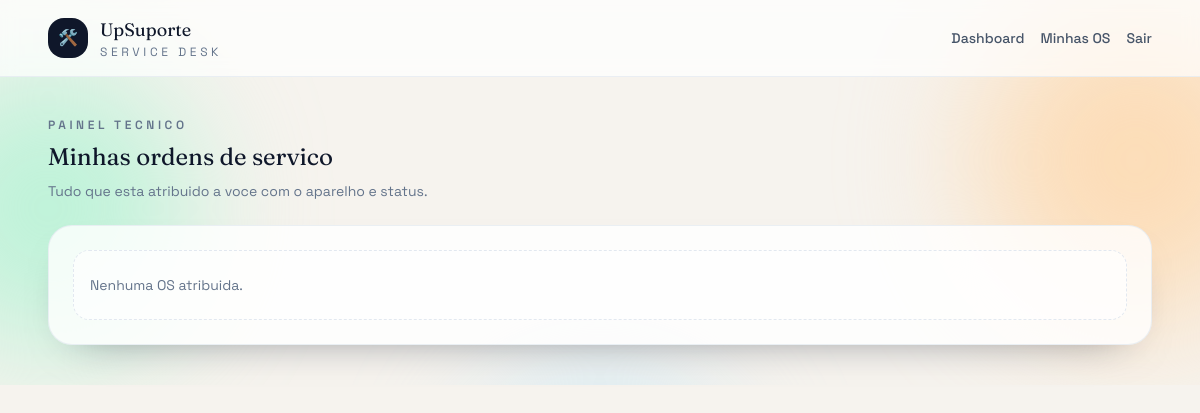
Page /minhas-os/ (signed in) on the earlier database version.
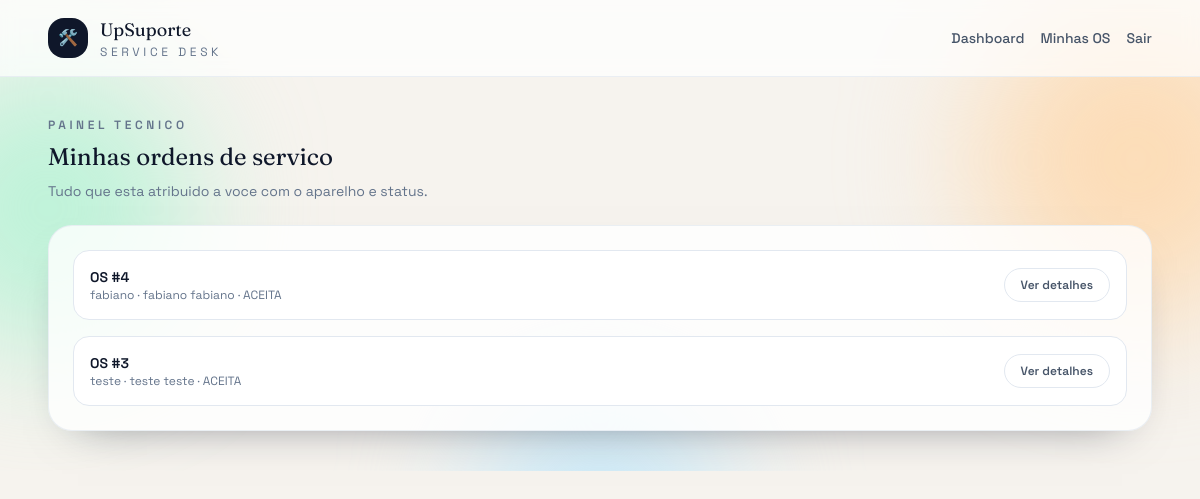
Same page on the later database version.
### core/models.py (models this page shows, shortened)
class OrdemServico(models.Model):
    STATUS_CHOICES = [
        ("ABERTO", "Aberto"),
        ("AGENDADO", "Agendado"),
        ("EM_ANDAMENTO", "Em andamento"),
        ("ACEITA", "Aceita"),
        ("REJEITADA", "Rejeitada"),
        ("CONCLUIDO", "Concluído"),
        ("CANCELADO", "Cancelado"),
    ]
    PRIORIDADE_CHOICES = [
        ("BAIXA", "Baixa"),
        ("MEDIA", "Média"),
        ("ALTA", "Alta"),
    ]
    aparelho = models.ForeignKey(Aparelho, on_delete=models.CASCADE, related_name="ordens")
    funcionario = models.ForeignKey(Funcionario, on_delete=models.SET_NULL, null=True, blank=True)
    problema_relatado = models.TextField()
    status = models.CharField(max_length=20, choices=STATUS_CHOICES, default="ABERTO")
    data_agendada = models.DateField(null=True, blank=True)
    hora_agendada = models.TimeField(null=True, blank=True)
    prioridade = models.CharField(max_length=10, choices=PRIORIDADE_CHOICES, default="MEDIA")
    laudo_tecnico = models.TextField(blank=True)  # só preenche quando finaliza
    data_criacao = models.DateTimeField(auto_now_add=True)
    data_conclusao = models.DateTimeField(null=True, blank=True)
    data_limite_sla = models.DateTimeField(null=True, blank=True)

class Aparelho(models.Model):
    TIPO_CHOICES = [
        ("NOTEBOOK", "Notebook"),
        ("DESKTOP", "Desktop"),
        ("IMPRESSORA", "Impressora"),
        ("MONITOR", "Monitor"),
        ("OUTRO", "Outro"),
    ]
    nome = models.CharField(max_length=150)
    tipo = models.CharField(max_length=50, choices=TIPO_CHOICES)
    marca = models.CharField(max_length=100)
    modelo = models.CharField(max_length=100)
    numero_serie = models.CharField(max_length=100, unique=True)
    cliente = models.CharField(max_length=150)
    data_cadastro = models.DateTimeField(auto_now_add=True)

### core/views.py (the view)
# urls.py: path('minhas-os/', views.minhas_os, name='minhas_os'),
@login_required
def minhas_os(request):
    funcionario = _get_funcionario(request.user)
    if funcionario:
        ordens = (
            OrdemServico.objects.filter(funcionario=funcionario)
            .select_related("aparelho", "funcionario")
            .order_by("-data_criacao")
        )
    else:
        ordens = OrdemServico.objects.none()
    return render(
        request,
        "minhas_os.html",
        {"ordens": ordens, "funcionario": funcionario},
    )

### core/views.py (called while the page is built)
def _get_funcionario(user):
    try:
        return user.funcionario
    except Funcionario.DoesNotExist:
        return None

### templates/minhas_os.html (shortened to what this page needs)
{% extends "base.html" %}
{% block content %}
<div class="flex flex-col gap-2">
  <p class="text-xs font-semibold uppercase tracking-[0.3em] text-slate-500">Painel tecnico</p>
  <h2 class="font-display text-2xl">Minhas ordens de servico</h2>
  <p class="text-sm text-slate-500">Tudo que esta atribuido a voce com o aparelho e status.</p>
</div>
<div class="mt-6 rounded-3xl border border-slate-200/70 bg-white/80 p-6 shadow-soft">
  <div class="space-y-4">
    {% for os in ordens %}
    <div class="flex flex-wrap items-center justify-between gap-4 rounded-2xl border border-slate-200 bg-white px-4 py-4">
      <div>
        <p class="text-sm font-semibold text-slate-900">OS #{{ os.id }}</p>
        <p class="text-xs text-slate-500">
          {{ os.aparelho.nome }} · {{ os.aparelho.marca }} {{ os.aparelho.modelo }} · {{ os.status }}
        </p>
      </div>
      <a class="rounded-full border border-slate-200 px-4 py-2 text-xs font-semibold text-slate-600" href="{% url 'detalhe_os' os.id %}">
        Ver detalhes
      </a>
    </div>
    {% empty %}
    <div class="rounded-2xl border border-dashed border-slate-200 bg-white/60 px-4 py-6 text-sm text-slate-500">
      Nenhuma OS atribuida.
    </div>
    {% endfor %}
  </div>
</div>
{% endblock %}

Differences in the rows shown:
added OrdemServico: id "4", aparelho.nome "fabiano", aparelho.marca "fabiano", aparelho.modelo "fabiano", status "ACEITA"
added OrdemServico: id "3", aparelho.nome "teste", aparelho.marca "teste", aparelho.modelo "teste", status "ACEITA"
Other differences:
text no longer shown: "Nenhuma OS atribuida."
